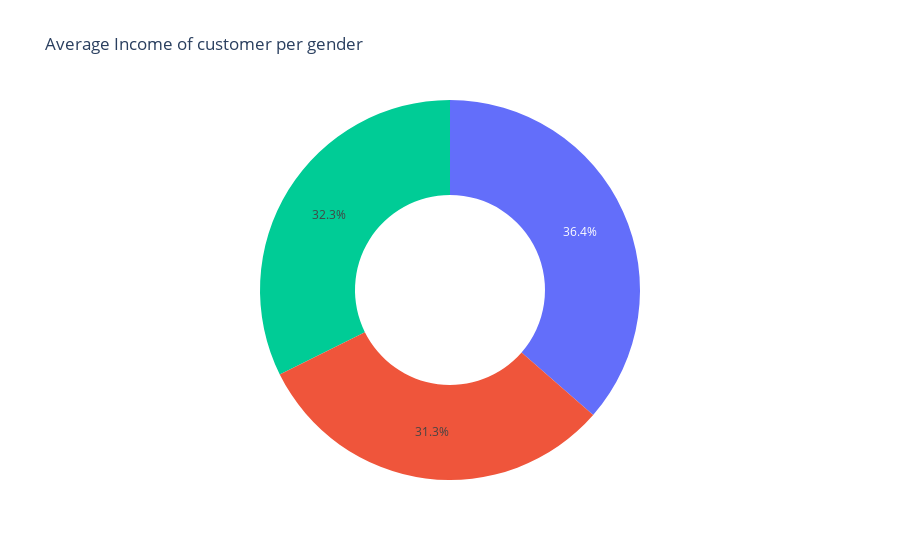

The notebook cell saved with this chart:
### Code cell
#
# For the customers who spend more; Who makes more income per year?
# We can see that, on average, male customers earn less than female customers do in a year. In fact,
# female customers earn more than the average income per year for all gender types. While female customers
# make, on average, around 71k a year, male customers make, on average, around 61k.
avg_i=result.groupby(['sex'], as_index=False)['income'].mean().round(0)

fig = px.pie(avg_i, values='income' ,color='sex',title='Average Income of customer per gender',
             labels={"sex":"Gender", "income":"Average Income"},hole=0.5)


# fig.update_traces(textposition='inside')
# fig.update_layout(uniformtext_minsize=12, uniformtext_mode='hide')
fig.show()
fig.write_html("avgsexinc.html")

### Figure 1 — Plotly figure (JSON) as saved in the notebook; plotly's stock layout.template omitted (floating-point values rounded to 4 significant figures)
{"data": [{"customdata": [["Female"], ["Male"], ["Unknown"]], "domain": {"x": [0, 1], "y": [0, 1]}, "hole": 0.5, "hovertemplate": "Average Income=%{value}<br>Gender=%{customdata[0]}<extra></extra>", "legendgroup": "", "marker": {"colors": ["#636efa", "#EF553B", "#00cc96"]}, "name": "", "showlegend": false, "type": "pie", "values": [71306, 61195, 63288]}], "layout": {"autosize": true, "legend": {"tracegroupgap": 0}, "title": {"text": "Average Income of customer per gender"}}}
